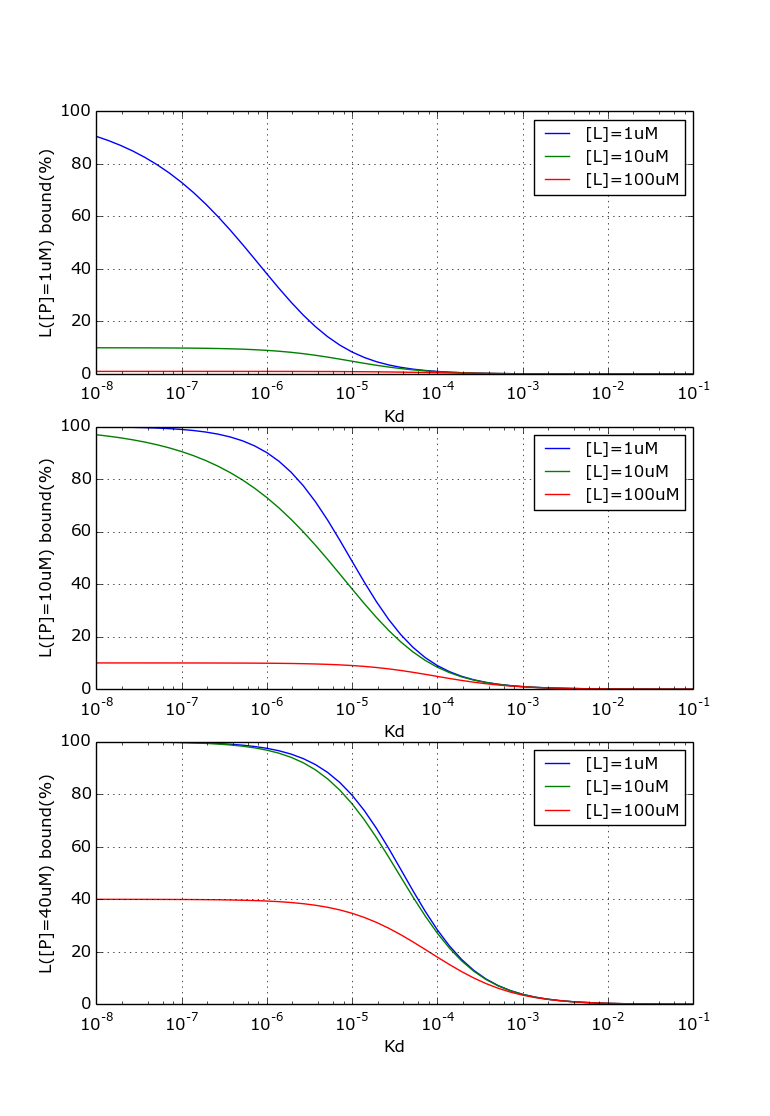

This figure's Python source:
import numpy as np
import matplotlib.pyplot as plt
import sys

Kd=np.logspace(-8,-1,num=50,endpoint=True) # 1e-9 ... 1e-1

def lBound(Kd) :
  a=P+L+Kd 
  b=P*L
  x=0.5*a-np.sqrt(0.25*a*a-b)
  return 100*x/L

P=1e-6 # 1uM
plt.subplot(3,1,1)
plt.grid()
plt.xscale('log')
plt.xlabel('Kd')
plt.ylabel('L([P]=1uM) bound(%)')
L=1e-6 
plt.plot(Kd,lBound(Kd)) 
L=10e-6
plt.plot(Kd,lBound(Kd)) 
L=100e-6
plt.plot(Kd,lBound(Kd)) 
plt.legend(["[L]=1uM","[L]=10uM","[L]=100uM"],loc=1,prop={'size':12})

P=10e-6 # 10uM
plt.subplot(3,1,2)
plt.grid()
plt.xscale('log')
plt.xlabel('Kd')
plt.ylabel('L([P]=10uM) bound(%)')
L=1e-6 
plt.plot(Kd,lBound(Kd)) 
L=10e-6
plt.plot(Kd,lBound(Kd)) 
L=100e-6
plt.plot(Kd,lBound(Kd)) 
plt.legend(["[L]=1uM","[L]=10uM","[L]=100uM"],loc=1,prop={'size':12})

P=40e-6 # 40uM
plt.subplot(3,1,3)
plt.grid()
plt.xscale('log')
plt.xlabel('Kd')
plt.ylabel('L([P]=40uM) bound(%)')
L=1e-6 
plt.plot(Kd,lBound(Kd)) 
L=10e-6
plt.plot(Kd,lBound(Kd)) 
L=100e-6
plt.plot(Kd,lBound(Kd)) 
plt.legend(["[L]=1uM","[L]=10uM","[L]=100uM"],loc=1,prop={'size':12})

plt.savefig('ligand-observed-Kd.png')
plt.show()
